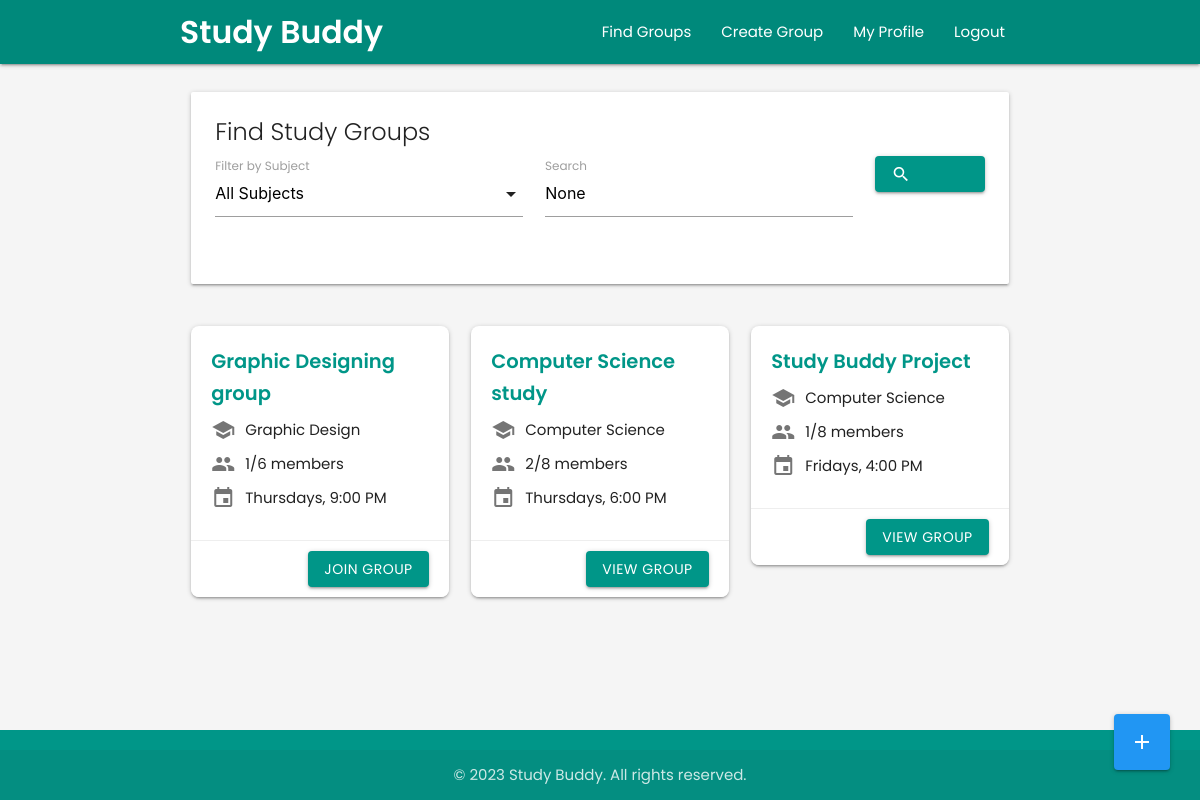
/dashboard (signed in), run on an earlier commit of the app's database.
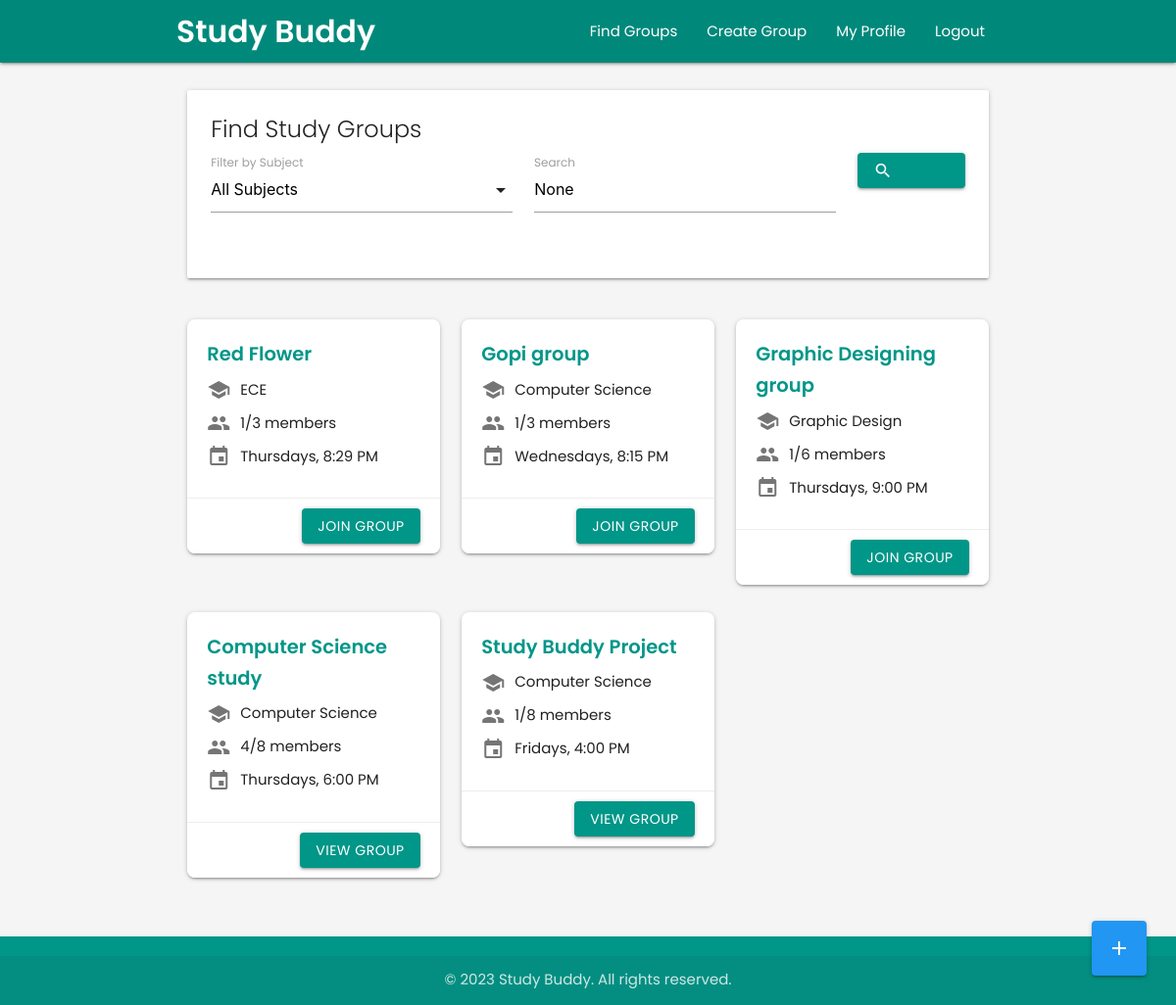
And on a later commit of the database.
### userDashboard/models.py (models this page shows, shortened)
class StudyGroup(models.Model):
    title = models.CharField(max_length=100)
    description = models.TextField()
    subject = models.ForeignKey(Subject, on_delete=models.CASCADE, related_name='study_groups')
    host = models.ForeignKey(settings.AUTH_USER_MODEL, on_delete=models.CASCADE, related_name='hosted_groups')
    members = models.ManyToManyField(settings.AUTH_USER_MODEL, through='GroupMembership', related_name='joined_groups')
    max_members = models.PositiveIntegerField(default=8)
    meeting_date = models.DateField()
    meeting_time = models.TimeField()
    meeting_location = models.CharField(max_length=255, blank=True)
    created_at = models.DateTimeField(auto_now_add=True)
    updated_at = models.DateTimeField(auto_now=True)
    @property
    def current_member_count(self):
        return self.members.count()
    class Meta:
        ordering = ['meeting_date', 'meeting_time']

### userProfile/models.py (models this page shows, shortened)
class Subject(models.Model):
    name = models.CharField(max_length=100, unique=True)
    description = models.TextField(blank=True)
    class Meta:
        ordering = ['name']

### userDashboard/views.py (the view)
# urls.py: path('dashboard', views.dashboard, name='dashboard'),
@login_required
def dashboard(request):
    study_groups = StudyGroup.objects.all().order_by('-created_at')
    subject_filter = request.GET.get('subject')
    search_query = request.GET.get('search')
    if subject_filter:
        study_groups = study_groups.filter(subject_id=subject_filter)
    if search_query:
        study_groups = study_groups.filter(title__icontains=search_query)
    subjects = Subject.objects.all().order_by('name')
    pending_requests_by_group = {}
    for group in study_groups.filter(host=request.user):
        pending_count = GroupJoinRequest.objects.filter(group=group, status='pending').count()
        if pending_count > 0:
            pending_requests_by_group[group.id] = pending_count
    user_pending_requests = []
    if request.user.is_authenticated:
        user_pending_requests = list(GroupJoinRequest.objects.filter(
            user=request.user,
            status='pending'
        ).values_list('group_id', flat=True))
    context = {
        'study_groups': study_groups,
        'subjects': subjects,
        'selected_subject': subject_filter,
        'search_query': search_query,
        'pending_requests_by_group': pending_requests_by_group,
        'user_pending_requests': user_pending_requests
    }
    return render(request, 'userDashboard/dashboard.html', context)

### userDashboard/templates/userDashboard/dashboard.html (shortened to what this page needs)
<!DOCTYPE html>
<html lang="en">
<head>
  <link rel="stylesheet" href="https://cdnjs.cloudflare.com/ajax/libs/materialize/1.0.0/css/materialize.min.css">
</head>
<body>
  {% load dashboard_extras %}
  <header>
    <div class="navbar-fixed">
      <nav class="teal darken-1">
        <div class="nav-wrapper container">
          <a href="{% url 'dashboard' %}" class="brand-logo">Study Buddy</a>
          <ul class="right hide-on-med-and-down">
            <li><a href="{% url 'dashboard' %}">Find Groups</a></li>
            <li><a href="{% url 'create_group' %}">Create Group</a></li>
            <li><a href="{% url 'profile' %}">My Profile</a></li>
            <li><a href="{% url 'logout' %}">Logout</a></li>
          </ul>
        </div>
      </nav>
    </div>
  </header>
  <main id="main-content" class="container">
    <div class="row">
      <div class="col s12">
        <div class="card">
          <div class="card-content">
            <span class="card-title">Find Study Groups</span>
            <form method="GET" action="{% url 'dashboard' %}" class="filter-form">
              <div class="row">
                <div class="input-field col s12 m5">
                  <label for="subject-filter">Filter by Subject</label>
                </div>
                <div class="input-field col s12 m5">
                  <input type="text" id="search" name="search" value="{{ search_query }}" placeholder="Search by title...">
                  <label for="search">Search</label>
                </div>
                <div class="col s12 m2 filter-buttons">
                  <button type="submit" class="btn waves-effect waves-light">
                    <i class="material-icons left">search</i>
                  </button>
                </div>
              </div>
            </form>
          </div>
        </div>
      </div>
    </div>
    <div class="row">
      {% if study_groups %}
        {% for group in study_groups %}
          <div class="col s12 m6 l4">
            <div class="card group-card">
              <div class="card-content">
                <span class="card-title">{{ group.title }}</span>
                <div class="group-detail">
                  <i class="material-icons">school</i>
                  <span>{{ group.subject.name }}</span>
                </div>
                <div class="group-detail">
                  <i class="material-icons">group</i>
                  <span>{{ group.current_member_count }}/{{ group.max_members }} members</span>
                </div>
                <div class="group-detail">
                  <i class="material-icons">event</i>
                  <span>{{ group.meeting_date|date:"l" }}s, {{ group.meeting_time|time:"g:i A" }}</span>
                </div>
              </div>
              <div class="card-action">
                <a href="{% url 'group_details' group_id=group.id %}" class="btn waves-effect waves-light">
                  {% if request.user in group.members.all %}
                    View Group
                  {% elif group.id in user_pending_requests %}
                    <i class="material-icons left">hourglass_empty</i> Request Pending
                  {% else %}
                    Join Group
                  {% endif %}
                </a>
              </div>
            </div>
          </div>
        {% endfor %}
      {% endif %}
    </div>
    <div class="fixed-action-btn">
      <a href="{% url 'create_group' %}" class="btn-floating btn-large waves-effect waves-light blue">
        <i class="material-icons">add</i>
      </a>
    </div>
  </main>
  <footer class="page-footer">
    <div class="footer-copyright">
      <div class="container center-align">
        &copy; 2023 Study Buddy. All rights reserved.
      </div>
    </div>
  </footer>
</body>
</html>

What changed in the data, as far as the page shows it:
added StudyGroup: title "Red Flower", subject.name "ECE", current_member_count "1", max_members "3", meeting_date "Thursday", meeting_time "8:29 PM", shows "JOIN GROUP"
added StudyGroup: title "Gopi group", subject.name "Computer Science", current_member_count "1", max_members "3", meeting_date "Wednesday", meeting_time "8:15 PM", shows "JOIN GROUP"
computed for StudyGroup "Computer Science study": current_member_count "2" → "4"
